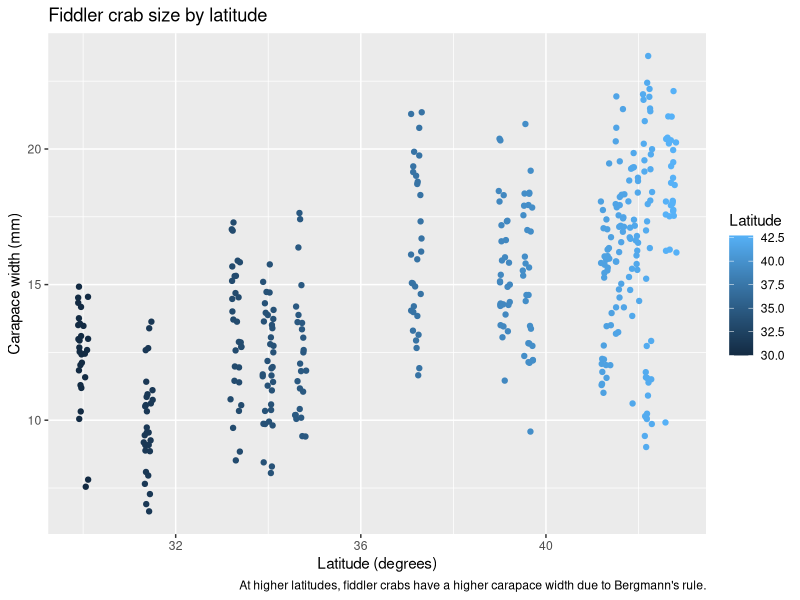
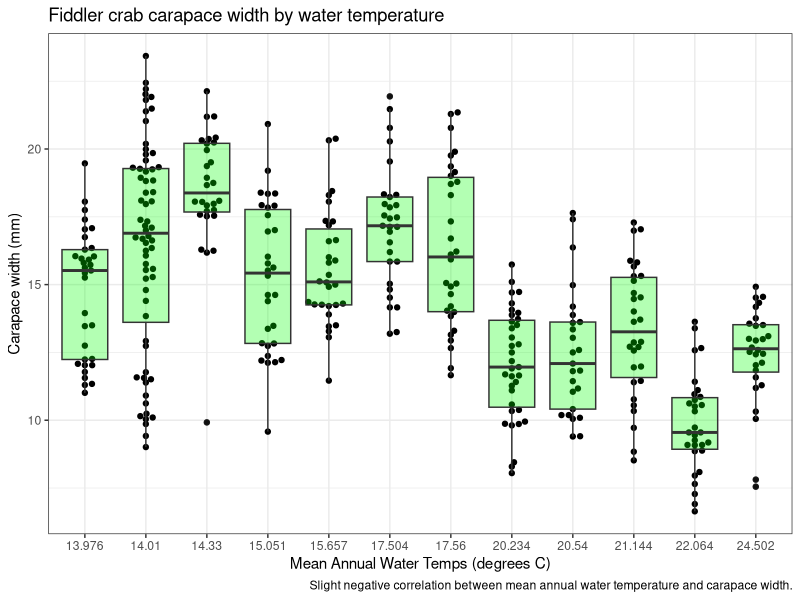

Generate these figures, in order, with R:
## ---- chunk 1
knitr::opts_chunk$set(echo = TRUE)
library(here)
library(tidyverse)
library(kableExtra)
library(ggbeeswarm)
## ---- chunk 2
body_sizes <- read_csv(here("data", "HTL-MAR-FiddlerCrabBodySize.csv"))
## ---- chunk 3
ggplot(data = body_sizes, aes(x= Latitude, y= carapace_width)) +
  geom_jitter(aes(color = Latitude)) +
  labs(title = "Fiddler crab size by latitude", x = "Latitude (degrees)", y= "Carapace width (mm)", caption = "At higher latitudes, fiddler crabs have a higher carapace width due to Bergmann's rule.")
## ---- chunk 4
body_size_table <- body_sizes %>% 
  group_by(Site) %>% 
  summarize(Mean = round(mean(carapace_width), 2),
            Standard_Deviation = round(sd(carapace_width), 2),
            Sample_Size = n())

body_size_table %>% 
  kable(col.names = c("Site ID", "Mean Carapace 
                      Width (mm)", "Standard Deviation (mm)", "Sample Size"),
        caption = "Mean carapace width in mm, standard deviation (mm), and crab sample size at each site to test Bergmann's Rule.") %>% 
  kable_classic(full_width = FALSE)
## ---- chunk 5
body_sizes = body_sizes %>% 
  mutate(MATW_f = as_factor(MATW))

ggplot(data = body_sizes, aes(x= MATW_f, y= carapace_width)) +
  geom_beeswarm() +
  geom_boxplot(aes(MATW_f), alpha = 0.3, fill = "green") +
  theme_bw() +
  labs(title = "Fiddler crab carapace width by water temperature", x= "Mean Annual Water Temps (degrees C)", y= "Carapace width (mm)", caption = "Slight negative correlation between mean annual water temperature and carapace width.")
